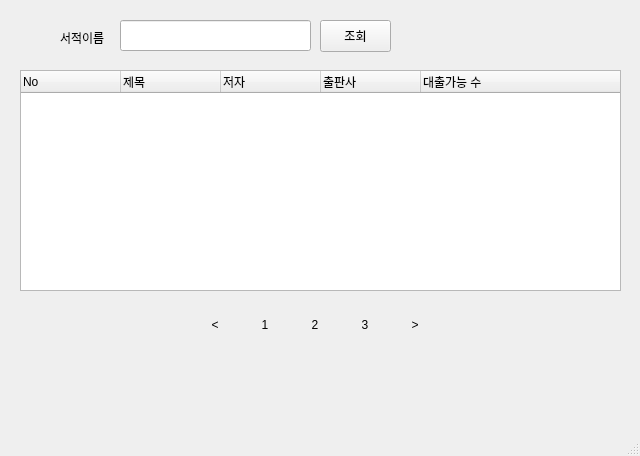
<?xml version="1.0" encoding="UTF-8"?>
<ui version="4.0">
 <class>MainWindow</class>
 <widget class="QMainWindow" name="MainWindow">
  <property name="geometry">
   <rect>
    <x>0</x>
    <y>0</y>
    <width>640</width>
    <height>456</height>
   </rect>
  </property>
  <property name="windowTitle">
   <string>MainWindow</string>
  </property>
  <widget class="QWidget" name="centralwidget">
   <widget class="QPushButton" name="pushButton">
    <property name="geometry">
     <rect>
      <x>320</x>
      <y>20</y>
      <width>71</width>
      <height>32</height>
     </rect>
    </property>
    <property name="text">
     <string>조회</string>
    </property>
   </widget>
   <widget class="QLabel" name="label">
    <property name="geometry">
     <rect>
      <x>60</x>
      <y>30</y>
      <width>58</width>
      <height>16</height>
     </rect>
    </property>
    <property name="text">
     <string>서적이름</string>
    </property>
   </widget>
   <widget class="QLineEdit" name="lineEdit">
    <property name="geometry">
     <rect>
      <x>120</x>
      <y>20</y>
      <width>191</width>
      <height>31</height>
     </rect>
    </property>
   </widget>
   <widget class="QTreeWidget" name="treeWidget">
    <property name="geometry">
     <rect>
      <x>20</x>
      <y>70</y>
      <width>601</width>
      <height>221</height>
     </rect>
    </property>
    <column>
     <property name="text">
      <string>No</string>
     </property>
    </column>
    <column>
     <property name="text">
      <string>제목</string>
     </property>
    </column>
    <column>
     <property name="text">
      <string>저자</string>
     </property>
    </column>
    <column>
     <property name="text">
      <string>출판사</string>
     </property>
    </column>
    <column>
     <property name="text">
      <string>대출가능 수</string>
     </property>
    </column>
   </widget>
   <widget class="QLabel" name="label_24">
    <property name="geometry">
     <rect>
      <x>300</x>
      <y>310</y>
      <width>30</width>
      <height>30</height>
     </rect>
    </property>
    <property name="text">
     <string>2</string>
    </property>
    <property name="alignment">
     <set>Qt::AlignCenter</set>
    </property>
   </widget>
   <widget class="QLabel" name="label_26">
    <property name="geometry">
     <rect>
      <x>400</x>
      <y>310</y>
      <width>30</width>
      <height>30</height>
     </rect>
    </property>
    <property name="text">
     <string>&gt;</string>
    </property>
    <property name="alignment">
     <set>Qt::AlignCenter</set>
    </property>
   </widget>
   <widget class="QLabel" name="label_22">
    <property name="geometry">
     <rect>
      <x>350</x>
      <y>310</y>
      <width>30</width>
      <height>30</height>
     </rect>
    </property>
    <property name="text">
     <string>3</string>
    </property>
    <property name="alignment">
     <set>Qt::AlignCenter</set>
    </property>
   </widget>
   <widget class="QLabel" name="pagePrev1_13">
    <property name="geometry">
     <rect>
      <x>340</x>
      <y>300</y>
      <width>50</width>
      <height>50</height>
     </rect>
    </property>
    <property name="text">
     <string/>
    </property>
    <property name="pixmap">
     <pixmap>image/square.png</pixmap>
    </property>
    <property name="scaledContents">
     <bool>true</bool>
    </property>
   </widget>
   <widget class="QLabel" name="pagePrev1_11">
    <property name="geometry">
     <rect>
      <x>390</x>
      <y>300</y>
      <width>50</width>
      <height>50</height>
     </rect>
    </property>
    <property name="text">
     <string/>
    </property>
    <property name="pixmap">
     <pixmap>image/square.png</pixmap>
    </property>
    <property name="scaledContents">
     <bool>true</bool>
    </property>
   </widget>
   <widget class="QLabel" name="label_14">
    <property name="geometry">
     <rect>
      <x>200</x>
      <y>310</y>
      <width>30</width>
      <height>30</height>
     </rect>
    </property>
    <property name="text">
     <string>&lt;</string>
    </property>
    <property name="alignment">
     <set>Qt::AlignCenter</set>
    </property>
   </widget>
   <widget class="QLabel" name="pagePrev1_2">
    <property name="geometry">
     <rect>
      <x>190</x>
      <y>300</y>
      <width>50</width>
      <height>50</height>
     </rect>
    </property>
    <property name="text">
     <string/>
    </property>
    <property name="pixmap">
     <pixmap>image/square.png</pixmap>
    </property>
    <property name="scaledContents">
     <bool>true</bool>
    </property>
   </widget>
   <widget class="QLabel" name="label_23">
    <property name="geometry">
     <rect>
      <x>250</x>
      <y>310</y>
      <width>30</width>
      <height>30</height>
     </rect>
    </property>
    <property name="text">
     <string>1</string>
    </property>
    <property name="alignment">
     <set>Qt::AlignCenter</set>
    </property>
   </widget>
   <widget class="QLabel" name="pagePrev1_9">
    <property name="geometry">
     <rect>
      <x>290</x>
      <y>300</y>
      <width>50</width>
      <height>50</height>
     </rect>
    </property>
    <property name="text">
     <string/>
    </property>
    <property name="pixmap">
     <pixmap>image/square.png</pixmap>
    </property>
    <property name="scaledContents">
     <bool>true</bool>
    </property>
   </widget>
   <widget class="QLabel" name="pagePrev1_12">
    <property name="geometry">
     <rect>
      <x>240</x>
      <y>300</y>
      <width>50</width>
      <height>50</height>
     </rect>
    </property>
    <property name="text">
     <string/>
    </property>
    <property name="pixmap">
     <pixmap>image/square.png</pixmap>
    </property>
    <property name="scaledContents">
     <bool>true</bool>
    </property>
   </widget>
   <widget class="QLabel" name="label_27">
    <property name="geometry">
     <rect>
      <x>20</x>
      <y>20</y>
      <width>32</width>
      <height>32</height>
     </rect>
    </property>
    <property name="text">
     <string/>
    </property>
    <property name="pixmap">
     <pixmap>image/open-book.png</pixmap>
    </property>
    <property name="scaledContents">
     <bool>true</bool>
    </property>
   </widget>
  </widget>
  <widget class="QMenuBar" name="menubar">
   <property name="geometry">
    <rect>
     <x>0</x>
     <y>0</y>
     <width>640</width>
     <height>22</height>
    </rect>
   </property>
  </widget>
  <widget class="QStatusBar" name="statusbar"/>
 </widget>
 <resources/>
 <connections/>
</ui>
